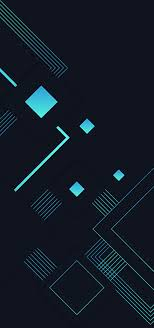
#> input picture images/bg2.jpg, 154 x 328 px, found by its file name
$ python 12_splitting_color_channels.py
#> lines starting #> are read from the running program, lines starting #| are printed output that depends on the picture

import cv2
image = cv2.imread(r"C:\Users\Dell\Desktop\Sneha2.0\Programs1\Python\DRDO\images\bg2.jpg")
#> image is the input picture: shape (328, 154, 3); mean B, G, R 38.3, 26.9, 19.1
# splitting the colour channel
blue_channel, green_channel, red_channel = cv2.split(image)
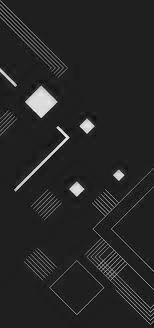
#> blue_channel: shape (328, 154); min 6, max 247, mean 38.3
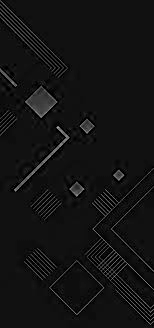
#> red_channel: shape (328, 154); min 0, max 167, mean 19.1
# [5 lines of commented-out code are left out]

merged_image = cv2.merge([red_channel ,green_channel, blue_channel ]) # RGB channel
merged_image2 = cv2.merge([blue_channel ,green_channel, red_channel ]) # RGM channel
cv2.imshow("Merged_image", merged_image)
cv2.imshow("Merged_image 2 ", merged_image2)

cv2.waitKey(0)
cv2.destroyAllWindows()

$ run again, with images/bg1.jpg copied over images/bg2.jpg
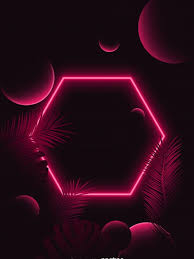
#> input picture images/bg1.jpg, 194 x 259 px, found by its file name
#> image is the input picture: shape (259, 194, 3); mean B, G, R 23.6, 9.9, 42.1
#> `blue_channel, green_channel, red_channel = cv2.split(image)`:
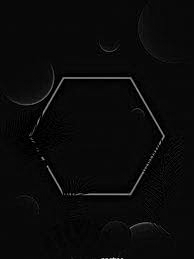
#> green_channel: shape (259, 194); min 0, max 212, mean 9.9
#> `blue_channel, green_channel, red_channel = cv2.split(image)`:
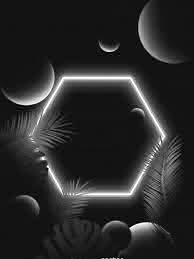
#> red_channel: shape (259, 194); min 0, max 255, mean 42.1
